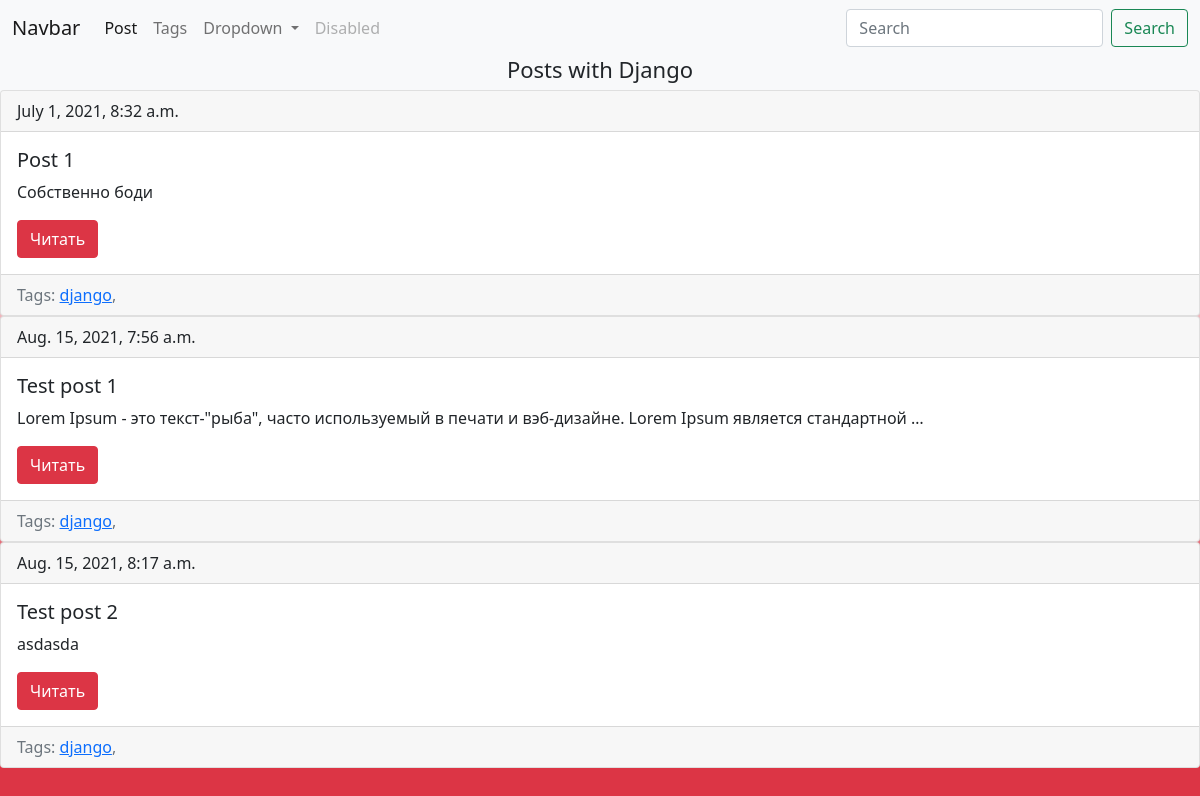
/blog/tag/django, run on an earlier commit of the app's database.
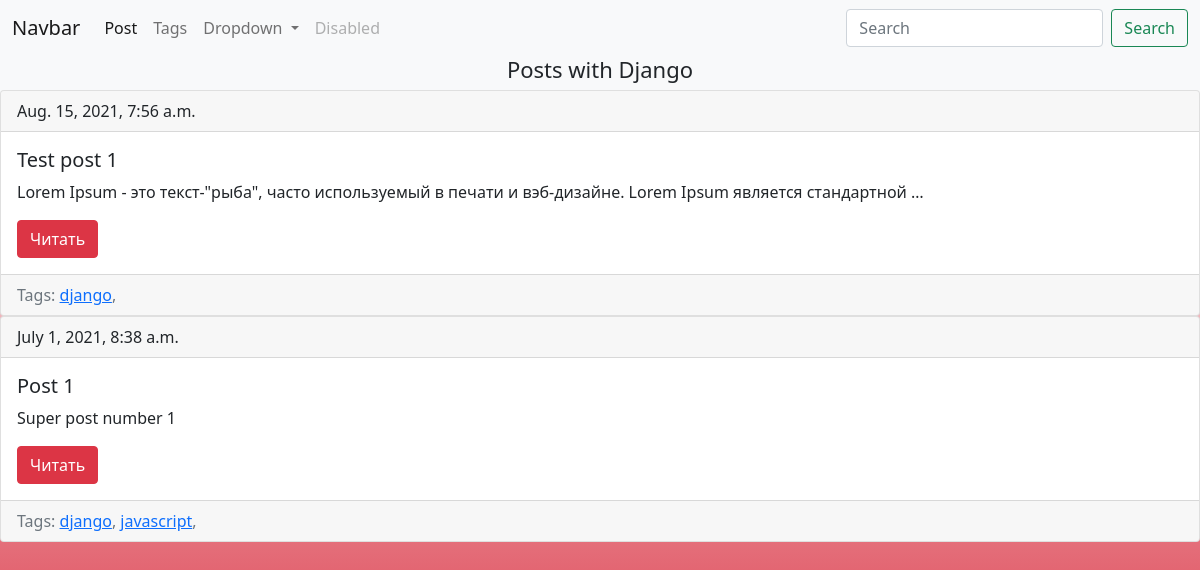
And on a later commit of the database.
### blog/models.py (models this page shows, shortened)
class Post(models.Model):
    title = models.CharField(max_length=100, db_index=True)
    body = models.TextField(blank=True, db_index=True)
    date = models.DateTimeField(auto_now_add=True)
    slug = models.SlugField(max_length=100, unique=True)
    tags = models.ManyToManyField('Tag', blank=True, related_name='posts')
    def get_absoluter_url(self):
        return reverse('post_detail_url', kwargs={'slug': self.slug})

class Tag(models.Model):
    title = models.CharField(max_length=50)
    slug = models.SlugField(max_length=50, unique=True)
    def get_absoluter_url(self):
        return reverse('tag_detail_url', kwargs={'slug': self.slug})

### blog/views.py (the view)
# urls.py: path('tag/<str:slug>', TagDetail.as_view(), name='tag_detail_url'),
class TagDetail(View):
    def get(self, request, slug):
        tag = get_object_or_404(Tag, slug__iexact=slug)
        return render(request, 'blog/tag_post.html', context={'tag': tag})

### blog/templates/blog/tag_post.html (shortened to what this page needs)
{% extends 'blog/base_blog.html' %}
{%block content%}
<h1>Posts with {{tag.title|title}}</h1>
{%for post in tag.posts.all%}
  {%include 'blog/includes/block_post.html'%}
{%endfor%}
{%endblock%}

### blog/templates/blog/includes/block_post.html
<div class="card">
    <div class="card-header">
        {{ post.date }}
    </div>
    <div class="card-body">
        <h5 class="card-title">{{ post.title }}</h5>
        <p class="card-text">{{ post.body|truncatewords:15 }}</p>
        <a href="{{ post.get_absoluter_url }}" class="btn btn-danger">Читать</a>
    </div>
    {% if post.tags.all %}
        <div class="card-footer text-muted">
            Tags:
            {% for tag in post.tags.all %}
                <a href="{{ tag.get_absoluter_url }}">{{ tag.title }}</a>,
            {% endfor %}
        </div>
    {% endif %}
</div>

What changed in the data, as far as the page shows it:
removed Post: date "July 1, 2021, 8:32 a.m.", title "Post 1", body "Собственно боди", Tag (title "django")
removed Post: date "Aug. 15, 2021, 8:17 a.m.", title "Test post 2", body "asdasda", Tag (title "django")
now on this page (row edited): Post: date "July 1, 2021, 8:38 a.m.", title "Post 1", body "Super post number 1", Tag (title "django")
added Tag: title "javascript", shown under "July 1, 2021, 8:38 a.m."
